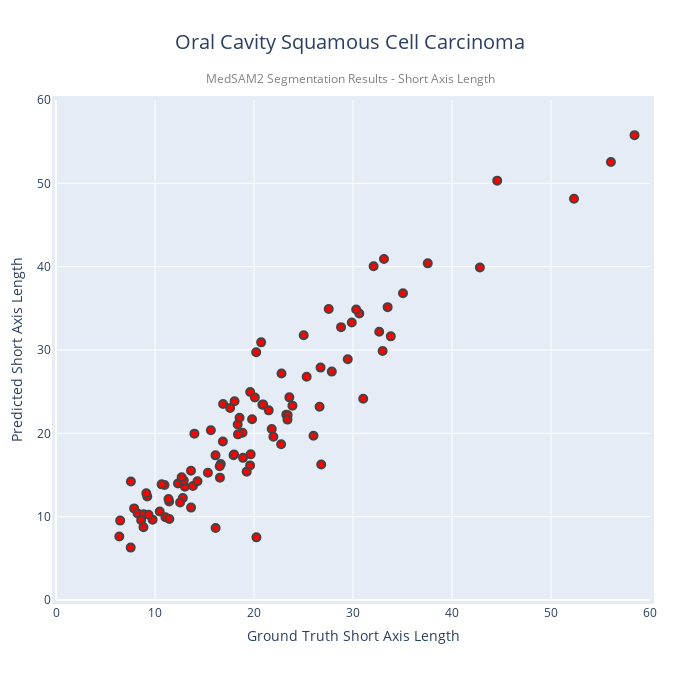

Write notebook code for a chart like this one.
### Code cell
import plotly.graph_objects as go


fig = go.Figure(data=go.Scatter(x=gt_opc['Short_Axis_Length'], y=pred_measurements['Short_Axis_Length'], 
                                mode='markers',
                                marker=dict(size=8, color='Red', line_width=2)),
                layout=go.Layout(xaxis=dict(range=[0,60],title='Ground Truth Short Axis Length'),
                                 yaxis=dict(range=[0,60],title='Predicted Short Axis Length'),
                                 ))

fig.update_layout(
    autosize=False,
    width=700,
    height=700,
    margin=dict(
        l=50,
        r=50,
        b=100,
        t=100,
        pad=4
    ),
    title={
        'text': 'Oral Cavity Squamous Cell Carcinoma',
        'y':0.95,
        'x':0.5,
        'xanchor': 'center',
        'yanchor': 'top',
        'font': {'size': 20},
        'subtitle':{
            'text': 'MedSAM2 Segmentation Results - Short Axis Length',
            'font': {'size': 12, 'color': 'grey'},
        }

    },
)
fig.show()

### Figure 1 — Plotly figure (JSON) as saved in the notebook; plotly's stock layout.template omitted (floating-point values rounded to 4 significant figures)
{"data": [{"marker": {"color": "Red", "line": {"width": 2}, "size": 8}, "mode": "markers", "type": "scatter", "x": [33.82, 7.893, 19.61, 18.89, 11.05, 16.12, 18.35, 23.27, 18.04, 21.49, 19.81, 17.94, 18.84, 31.03, 10.96, 12.32, 20.72, 9.218, 6.394, 26.72, 20.25, 22.78, 8.247, 13.02, 19.26, 9.758, 27.55, 33.13, 11.45, 26.62, 27.86, 32.08, 23.57, 10.48, 15.34, 13.64, 20.22, 29.47, 8.855, 12.82, 16.88, 16.86, 8.602, 32.99, 6.482, 8.838, 26.01, 13.83, 26.79, 58.44, 16.56, 16.64, 23.4, 19.61, 16.53, 11.43, 42.82, 12.91, 14.29, 15.64, 37.55, 33.5, 7.546, 7.565, 25.32, 10.67, 23.88, 35.05, 21.79, 22.74, 20.85, 9.349, 32.65, 19.66, 28.79, 12.69, 23.38, 18.38, 56.05, 25.02, 20.93, 13.63, 11.36, 9.121, 17.59, 17.99, 29.88, 18.54, 13.98, 30.64, 12.53, 20.09, 44.57, 52.32, 21.96, 30.32, 16.11], "y": [31.64, 10.99, 16.15, 17.06, 9.933, 8.634, 21.05, 22.24, 23.85, 22.76, 21.7, 17.37, 20.07, 24.15, 13.81, 13.98, 30.92, 12.41, 7.624, 27.89, 7.515, 27.18, 10.38, 13.58, 15.4, 9.643, 34.93, 40.91, 9.713, 23.18, 27.41, 40.05, 24.32, 10.63, 15.27, 11.09, 29.73, 28.89, 10.28, 12.24, 23.53, 19.02, 9.569, 29.89, 9.526, 8.732, 19.71, 13.68, 16.27, 55.78, 14.68, 16.31, 22.18, 24.96, 16.04, 11.82, 39.89, 14.33, 14.25, 20.38, 40.4, 35.14, 6.29, 14.22, 26.79, 13.88, 23.32, 36.82, 20.52, 18.7, 23.44, 10.24, 32.2, 17.48, 32.74, 14.73, 21.65, 19.88, 52.56, 31.76, 23.45, 15.5, 12.11, 12.8, 23.03, 17.47, 33.29, 21.88, 19.96, 34.38, 11.69, 24.29, 50.32, 48.16, 19.58, 34.86, 17.36]}], "layout": {"autosize": false, "height": 700, "margin": {"b": 100, "l": 50, "pad": 4, "r": 50, "t": 100}, "title": {"font": {"size": 20}, "subtitle": {"font": {"color": "grey", "size": 12}, "text": "MedSAM2 Segmentation Results - Short Axis Length"}, "text": "Oral Cavity Squamous Cell Carcinoma", "x": 0.5, "xanchor": "center", "y": 0.95, "yanchor": "top"}, "width": 700, "xaxis": {"range": [0, 60], "title": {"text": "Ground Truth Short Axis Length"}}, "yaxis": {"range": [0, 60], "title": {"text": "Predicted Short Axis Length"}}}}
